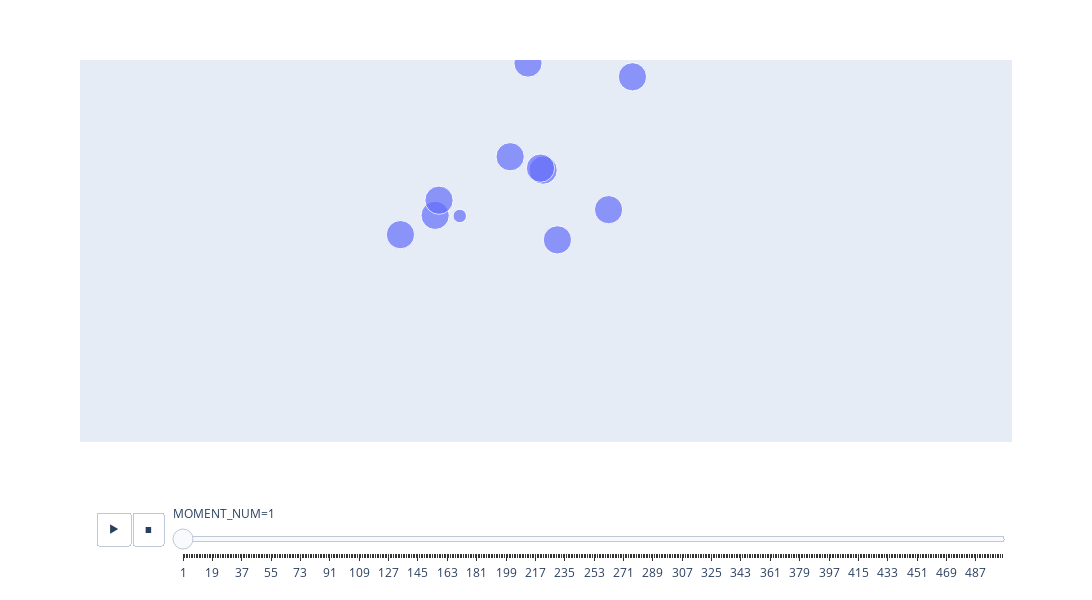

Notebook source saved alongside this figure:
### Code cell
animate_play(df, 2, 'first_figure')
